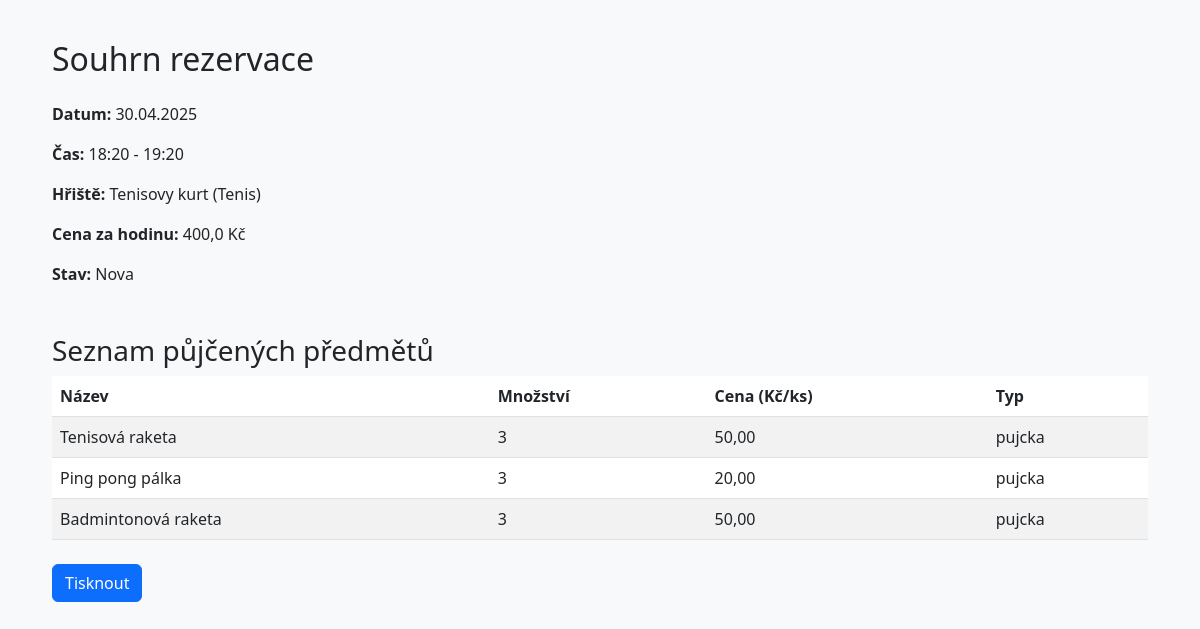
The app's page /rezervace/tisk/18/ with its own data.
### rezervace/models.py (models this page shows, shortened)
class Rezervace(models.Model):
    uzivatel = models.ForeignKey(Uzivatele, on_delete=models.CASCADE, related_name='rezervace')
    hriste = models.ForeignKey(Hriste, on_delete=models.CASCADE, related_name='rezervace')
    datum = models.DateField()
    cas_zacatku = models.TimeField()
    cas_konce = models.TimeField()
    stav = models.CharField(max_length=20, choices=RESERVATION_STATUS_CHOICES, default='nova')
    popis = models.TextField(blank=True, null=True)
    vytvoreno = models.DateTimeField(default=timezone.now)
    naposledy_upraveno = models.DateTimeField(auto_now=True)
    cena = models.FloatField()

class Hriste(models.Model):
    nazev = models.CharField(max_length=100)
    typ = models.CharField(max_length=50)
    popis = models.TextField()
    cena_hodina = models.DecimalField(max_digits=8, decimal_places=2)
    kapacita = models.IntegerField()
    aktivni = models.BooleanField(default=True)

class RezervaceZapujcky(models.Model):
    rezervace = models.ForeignKey(Rezervace, on_delete=models.CASCADE, related_name='zapujcky')
    zapujcka = models.ForeignKey(Zapujcky, on_delete=models.CASCADE, related_name='rezervace')
    mnozstvi = models.IntegerField()
    cena_za_kus = models.DecimalField(max_digits=8, decimal_places=2)
    class Meta:
        unique_together = ('rezervace', 'zapujcka')  # Composite primary key

class Zapujcky(models.Model):
    nazev = models.CharField(max_length=100)
    popis = models.TextField()
    cena_pujceni = models.DecimalField(max_digits=8, decimal_places=2)
    cena_prodeje = models.DecimalField(max_digits=8, decimal_places=2)
    typ = models.CharField(max_length=20, choices=RENTAL_TYPE_CHOICES)
    aktivni = models.BooleanField(default=True)

### rezervace/views.py (the view)
# urls.py: path('rezervace/tisk/<int:rez_id>/', views.tisk_rezervace, name='tisk_rezervace'),
def tisk_rezervace(request, rez_id):
    rezervace = get_object_or_404(Rezervace, id=rez_id)
    zapujcky = RezervaceZapujcky.objects.filter(rezervace=rezervace)
    return render(request, 'rezervace/tisk.html', {'rezervace': rezervace, 'zapujcky': zapujcky})

### templates/rezervace/tisk.html (shortened to what this page needs)
<!DOCTYPE html>
<html lang="cs">
<head>
  <link href="https://cdn.jsdelivr.net/npm/bootstrap@5.3.0/dist/css/bootstrap.min.css" rel="stylesheet">
  {% load static %}
  <link rel="stylesheet" href="{% static 'style.css' %}">
</head>
<body>
  <div class="container">
      <h2 class="mb-4">Souhrn rezervace</h2>
      <p><strong>Datum:</strong> {{ rezervace.datum|date:"d.m.Y" }}</p>
      <p><strong>Čas:</strong> {{ rezervace.cas_zacatku|time:"H:i" }} - {{ rezervace.cas_konce|time:"H:i" }}</p>
      <p><strong>Hřiště:</strong> {{ rezervace.hriste.nazev }} ({{ rezervace.hriste.typ }})</p>
      <p><strong>Cena za hodinu:</strong> {{ rezervace.cena }} Kč</p>
      <p><strong>Stav:</strong> {{ rezervace.get_stav_display }}</p>
      <h3 class="mt-5">Seznam půjčených předmětů</h3>
      {% if zapujcky %}
        <table class="table table-striped">
          <thead>
            <tr>
              <th>Název</th>
              <th>Množství</th>
              <th>Cena (Kč/ks)</th>
              <th>Typ</th>
            </tr>
          </thead>
          <tbody>
            {% for zapujcka in zapujcky %}
              <tr>
                <td>{{ zapujcka.zapujcka.nazev }}</td>
                <td>{{ zapujcka.mnozstvi }}</td>
                <td>{{ zapujcka.cena_za_kus }}</td>
                <td>{{ zapujcka.zapujcka.typ }}</td>
              </tr>
            {% endfor %}
          </tbody>
        </table>
      {% else %}
        <p>Nebyly zapujčeny žádne předměty</p>
      {% endif %}
      <div class="mt-4 no-print">
        <button onclick="window.print()" class="btn btn-primary">Tisknout</button>
      </div>
  </div>
</body>
</html>

### templates/rezervace/tisk.html (style rules this page uses)
body { background-color: #f8f9fa; padding: 40px; }

### records on screen
Rezervace: datum "30.04.2025", cas_zacatku "18:20", cas_konce "19:20", hriste.nazev "Tenisovy kurt", hriste.typ "Tenis", cena "400,0", stav "Nova"
RezervaceZapujcky: zapujcka.nazev "Tenisová raketa", mnozstvi "3", cena_za_kus "50,00", zapujcka.typ "pujcka"
RezervaceZapujcky: zapujcka.nazev "Ping pong pálka", mnozstvi "3", cena_za_kus "20,00", zapujcka.typ "pujcka"
RezervaceZapujcky: zapujcka.nazev "Badmintonová raketa", mnozstvi "3", cena_za_kus "50,00", zapujcka.typ "pujcka"
